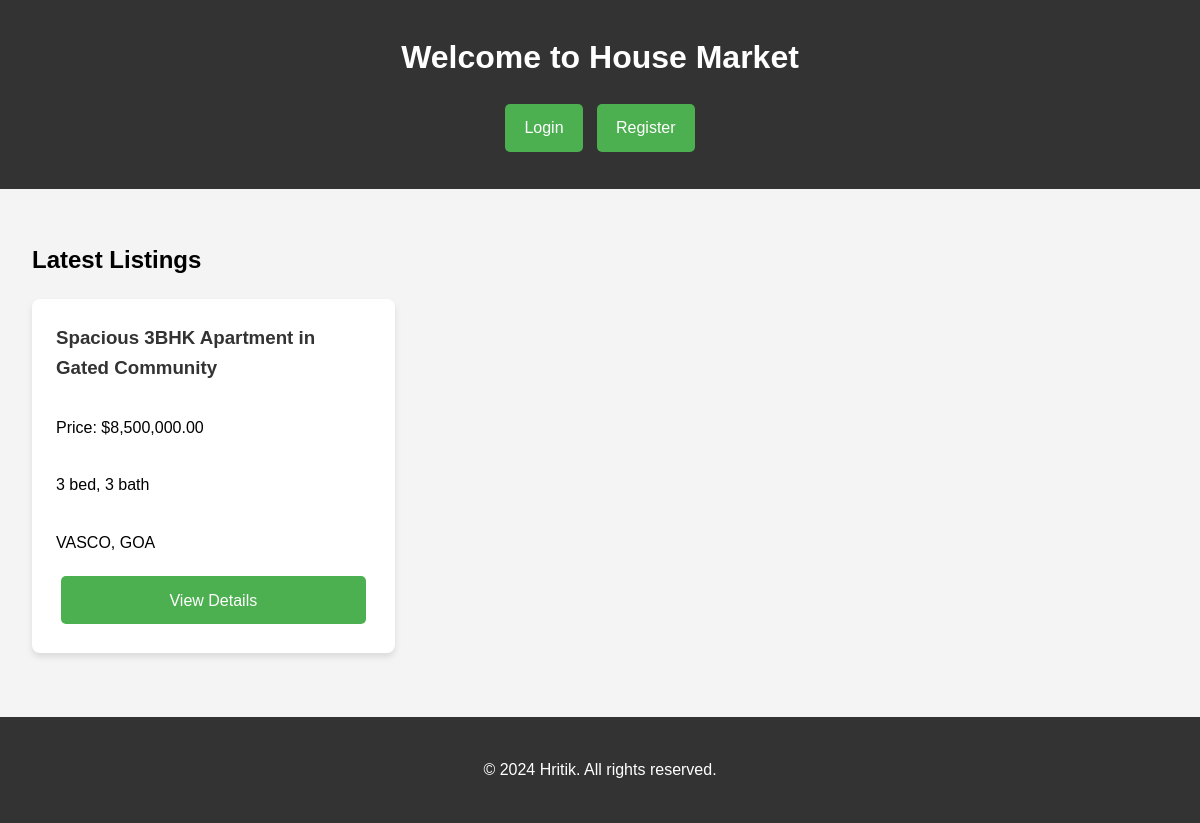
The page / on the database its author committed.
### tables this page shows
CREATE TABLE IF NOT EXISTS `houses` (
  `id` int NOT NULL AUTO_INCREMENT,
  `seller_id` int NOT NULL,
  `title` varchar(100) NOT NULL,
  `description` text,
  `price` decimal(10,2) NOT NULL,
  `bedrooms` int DEFAULT NULL,
  `bathrooms` int DEFAULT NULL,
  `area` decimal(10,2) DEFAULT NULL,
  `address` varchar(255) DEFAULT NULL,
  `city` varchar(100) DEFAULT NULL,
  `state` varchar(50) DEFAULT NULL,
  `zip_code` varchar(20) DEFAULT NULL,
  `contact_number` varchar(20) DEFAULT NULL,
  `created_at` timestamp NULL DEFAULT CURRENT_TIMESTAMP,
  PRIMARY KEY (`id`),
  KEY `seller_id` (`seller_id`)
);

### index.php (the view, shortened to what this page needs)
<?php
require_once 'config.php';
$stmt = $pdo->query("SELECT * FROM houses ORDER BY created_at DESC");
$houses = $stmt->fetchAll();
?>
<!DOCTYPE html>
<html lang="en">
<head>
</head>
<body>
    <header>
        <h1>Welcome to House Market</h1>
        <nav>
            <?php if (isset($_SESSION['user_id'])): ?>
                <p>Welcome, User #<?php echo $_SESSION['user_id']; ?></p>
                <?php if ($_SESSION['is_agent']): ?>
                    <a href="list_house.php" class="btn">List a House</a>
                <?php endif; ?>
                <a href="logout.php" class="btn">Logout</a>
            <?php else: ?>
                <a href="login.php" class="btn">Login</a>
                <a href="register.php" class="btn">Register</a>
            <?php endif; ?>
        </nav>
    </header>
    <main>
        <h2>Latest Listings</h2>
        <div class="house-listings">
            <?php foreach ($houses as $house): ?>
                <div class="house-card">
                    <h3><?php echo htmlspecialchars($house['title']); ?></h3>
                    <p>Price: $<?php echo number_format($house['price'], 2); ?></p>
                    <p><?php echo $house['bedrooms']; ?> bed, <?php echo $house['bathrooms']; ?> bath</p>
                    <p><?php echo htmlspecialchars($house['city']); ?>, <?php echo htmlspecialchars($house['state']); ?></p>
                    <div class="house-actions">
                        <a href="view_house.php?id=<?php echo $house['id']; ?>" class="btn">View Details</a>
                    </div>
                </div>
            <?php endforeach; ?>
        </div>
    </main>
    <footer>
        <p>&copy; 2024  Hritik. All rights reserved.</p>
    </footer>
</body>
</html>

### index.php (style rules this page uses)
body { font-family: Arial, sans-serif; line-height: 1.6; margin: 0; padding: 0; background-color: #f4f4f4; }
header { background-color: #333; color: #fff; text-align: center; padding: 2rem 1rem; position: relative; overflow: hidden; }
header::before { content: ""; position: absolute; top: 0; left: 0; right: 0; bottom: 0; background: url('https://media4.giphy.com/media/e8ik35i8LaO3BqRwY6/giphy.gif') center/cover no-repeat; opacity: 0.3; z-index: 1; }
header h1 { margin: 0 0 1rem; position: relative; z-index: 2; }
nav { position: relative; z-index: 2; }
.btn { display: inline-block; background: #4CAF50; color: #fff; padding: 0.7rem 1.2rem; text-decoration: none; border-radius: 5px; margin: 0.3rem; transition: background 0.3s ease, transform 0.2s ease; }
main { max-width: 1200px; margin: 0 auto; padding: 2rem; }
.house-listings { display: grid; grid-template-columns: repeat(auto-fill, minmax(280px, 1fr)); gap: 1.5rem; }
.house-card { background: #fff; border-radius: 8px; padding: 1.5rem; box-shadow: 0 4px 6px rgba(0,0,0,0.1); transition: transform 0.3s ease, box-shadow 0.3s ease; display: flex; flex-direction: column; }
.house-card h3 { margin-top: 0; margin-bottom: 1rem; color: #333; }
.house-actions { margin-top: auto; display: flex; justify-content: space-between; flex-wrap: wrap; }
.house-actions .btn { flex: 1; text-align: center; margin: 0.3rem; }
footer { text-align: center; padding: 1.5rem; background: #333; color: #fff; margin-top: 2rem; }

### rows shown on the page
houses: title "Spacious 3BHK Apartment in Gated Community", price "8,500,000.00", bedrooms "3", bathrooms "3", city "VASCO", state "GOA"
